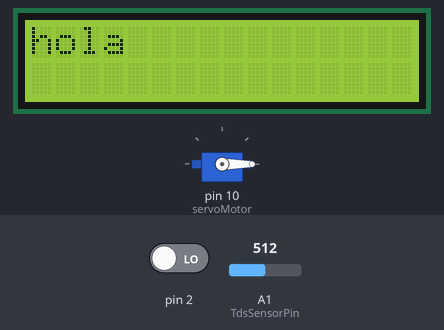
A sketch run on a simulated Arduino Uno, built with avr-gcc and run on an emulated ATmega328P. Shown: 16×2 character LCD, servo. Inputs (shaded band) come from the test bench; at power-on: pin 2 LOW, A1 (TdsSensorPin) = 512. What the sketch prints to the serial monitor is not drawn.

Above: at 0.1 s.
At 3.9 s:
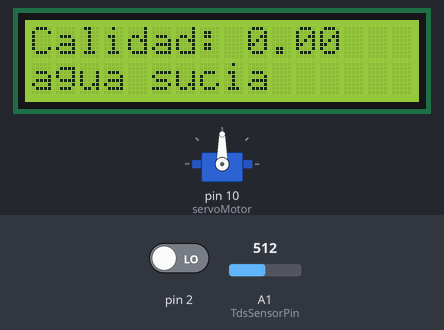
At 18.4 s:
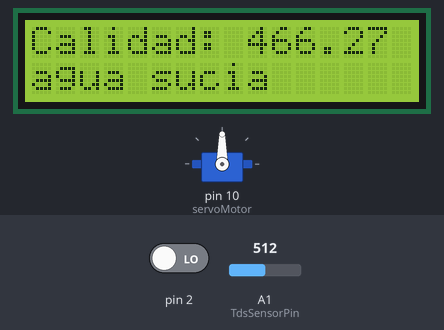
At 19.5 s:
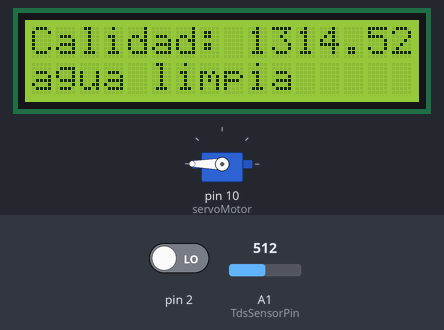
Timing chart, 0 to 21.0 s (numbered marks = the images above):
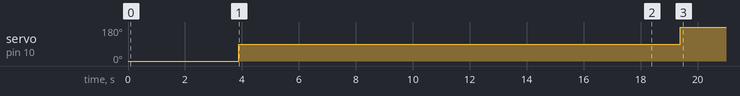

The sketch:

Riego_To_Go.ino
```cpp
#define TdsSensorPin A1
#define VREF 5.0      // analog reference voltage(Volt) of the ADC
#define SCOUNT  30           // sum of sample point
#include <Servo.h>
#include <LiquidCrystal.h>

LiquidCrystal lcd(12, 11, 5, 4, 3, 2);  //Crear el objeto LCD con los números correspondientes (rs, en, d4, d5, d6, d7)
Servo servoMotor;// Declaramos la variable para controlar el servo
int analogBuffer[SCOUNT];    // store the analog value in the array, read from ADC
int analogBufferTemp[SCOUNT];
int analogBufferIndex = 0,copyIndex = 0;
float averageVoltage = 0,tdsValue = 0,temperature = 25;

volatile int NumPulsos; //variable para la cantidad de pulsos recibidos
int PinSensor = 1;    //Sensor conectado en el pin 2 movido al pin 1
float factor_conversion=7.5; //para convertir de frecuencia a caudal

//---Función que se ejecuta en interrupción---------------
void ContarPulsos ()
{
  NumPulsos++;  //incrementamos la variable de pulsos
}

//---Función para obtener frecuencia de los pulsos--------
int ObtenerFrecuencia()
{

  int frecuencia;
  NumPulsos = 0;   //Ponemos a 0 el número de pulsos


      interrupts();    //Habilitamos las interrupciones
      delay(1000);   //muestra de 1 segundo
      noInterrupts(); //Deshabilitamos  las interrupciones


  frecuencia=NumPulsos; //Hz(pulsos por segundo)
  return frecuencia;
}

void setup()
{

  Serial.begin(115200);

  //Serial.begin(9600); ///////////////////////////////////////////////////////////////////////////////////////////

  lcd.begin(16, 2);// Inicializar el LCD con el número de  columnas y filas del LCD

  pinMode(TdsSensorPin,INPUT);
  pinMode(PinSensor, INPUT);
  attachInterrupt(0,ContarPulsos,RISING);//(Interrupción 0(Pin2),función,Flanco de subida)
  servoMotor.attach(10);//////////////////////////////////////////////////////////////////////////////////////////////cambio del 9 al 10
  // Desplazamos a la posición 0º
  servoMotor.write(0);
  // Esperamos 1 segundo

  lcd.print("hola");
  delay(2000);
}


/////////////INICIO DEL CODIGO PRINCIPAL/////////////////////////////////

void loop ()
{


  //-------------------------- AQUI SE MIDE LA PUREZA DEL AGUA TDS ---------------------
  static unsigned long analogSampleTimepoint = millis();
  static unsigned long printTimepoint = millis();
  float volumen = 0;
  long dt = 0; //variación de tiempo por cada bucle
  long t0 = 0; //millis() del bucle anterior

  if (millis() - analogSampleTimepoint > 40U)     //every 40 milliseconds,read the analog value from the ADC
  {
    analogSampleTimepoint = millis();
    analogBuffer[analogBufferIndex] = analogRead(TdsSensorPin);    //read the analog value and store into the buffer
    analogBufferIndex++;
    if (analogBufferIndex == SCOUNT)
      analogBufferIndex = 0;
  }


  if (millis() - printTimepoint > 800U)
  {
    printTimepoint = millis();
    for (copyIndex = 0; copyIndex < SCOUNT; copyIndex++){

      analogBufferTemp[copyIndex] = analogBuffer[copyIndex];
    averageVoltage = getMedianNum(analogBufferTemp, SCOUNT) * (float)VREF / 1024.0; // read the analog value more stable by the median filtering algorithm, and convert to voltage value
    float compensationCoefficient = 1.0 + 0.02 * (temperature - 25.0);    //temperature compensation formula: fFinalResult(25^C) = fFinalResult(current)/(1.0+0.02*(fTP-25.0));
    float compensationVolatge = averageVoltage / compensationCoefficient;  //temperature compensation
    tdsValue = (133.42 * compensationVolatge * compensationVolatge * compensationVolatge - 255.86 * compensationVolatge * compensationVolatge + 857.39 * compensationVolatge) * 0.5; //convert voltage value to tds value
    Serial.print("Calidad (TDS):");
    Serial.print(tdsValue, 0);
    Serial.println("ppm");

  // Escribimos el Mensaje en el LCD.


///////////////////////////////////////////////////////////////////////////////////////


// -------------------- FIN DE CODIGO CALIDAD DEL AGUA


//-------------------------- AQUI SE MIDE CUANTA AGUA PASA  ---------------------
  float frecuencia = ObtenerFrecuencia(); //obtenemos la frecuencia de los pulsos en Hz
  float caudal_L_m = frecuencia / factor_conversion; //calculamos el caudal en L/m
  dt = millis() - t0; //calculamos la variación de tiempo
  t0 = millis();
  volumen = volumen + (caudal_L_m / 60) * (dt / 1000); // volumen(L)=caudal(L/s)*tiempo(s)

  //-----Enviamos por el puerto serie---------------
  Serial.print("Caudal de bomba de agua: ");
  Serial.print(caudal_L_m, 3);
  Serial.print("L/min\tVolumen: ");
  Serial.print(volumen, 3);
  Serial.print(" L\t");
   delay(3000);
  /////////////////////////////////////////////////////////////////////////////////////
/////////////////////////////////////////////////////////////////////////////////////
  // Escribimos el Mensaje en el LCD.

   lcd.clear();// borrar pantalla lcd

    lcd.setCursor(0,0);
    lcd.print("Calidad: ");
    lcd.print(tdsValue);


    delay(1000);

        if  (tdsValue < 600)
    {
      servoMotor.write(90);  // abre llave
     lcd.setCursor(0,1);
    lcd.print("agua sucia");

   }

   else {
    servoMotor.write(180); /// cierra llave
     lcd.setCursor(0,1);
    lcd.print("agua limpia");
   }

    delay(1000);


//-------------------- FIN CODIGO CUANTA AGUA PASA


////-------------------------aqui se mueve el servomotor

           // Desplazamos a la posición 180º
//  servoMotor.write(180);
//  delay(1000);
//   servoMotor.write(0);
//   delay(1000);

// ------------ condiciones de la llave del agua


 }
     }
/////////////////////////////////////////////////////////////////////////////////////


//   if(tdsValue < 550)
 //   {
//      // Desplazamos a la posición 180º
  //servoMotor.write(180);
  // Esperamos 1 segundo
  //delay(1000);
    //}
    //else{
//      servoMotor.write(90);
//  // Esperamos 1 segundo
//  delay(1000);
  //  }
  //}

  //if (Serial.available()) {
   // if (Serial.read() == 'r') volumen = 0; //restablecemos el volumen si recibimos 'r'
  //}


}
///////FIN DEL CODIGO PRINCIPAL


////////////// FUNCIONES EXTRA/////////////////


int getMedianNum(int bArray[], int iFilterLen)
{
  int bTab[iFilterLen];
  for (byte i = 0; i < iFilterLen; i++)
    bTab[i] = bArray[i];
  int i, j, bTemp;
  for (j = 0; j < iFilterLen - 1; j++)
  {
    for (i = 0; i < iFilterLen - j - 1; i++)
    {
      if (bTab[i] > bTab[i + 1])
      {
        bTemp = bTab[i];
        bTab[i] = bTab[i + 1];
        bTab[i + 1] = bTemp;
      }
    }
  }
  if ((iFilterLen & 1) > 0)
    bTemp = bTab[(iFilterLen - 1) / 2];
  else
    bTemp = (bTab[iFilterLen / 2] + bTab[iFilterLen / 2 - 1]) / 2;
  return bTemp;
}
```

Measured:
- by itself, servo on pin 10 (servoMotor): 0° → 90° at 3.9 s, → 180° 15.5 s later
- what the display in image 1 shows lasts 14.5 s, from 3.9 s to 18.4 s
- what the display in image 2 shows lasts 1.0 s, from 18.4 s to 19.4 s
